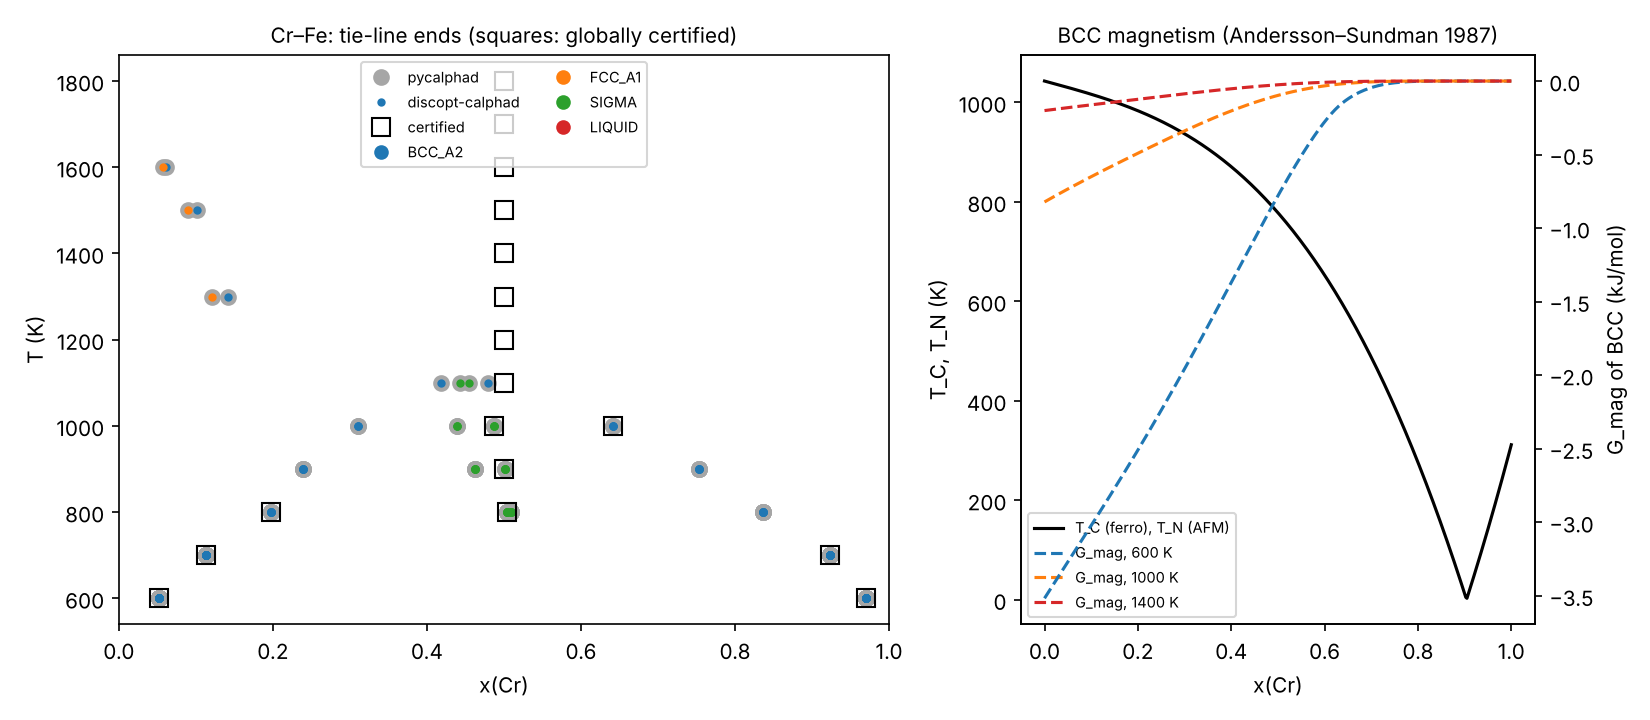

Write the Python code that produced this figure.
"""Cr–Fe with magnetic BCC: a certified phase diagram (issue #6).

The BCC phase of Cr–Fe carries the Inden–Hillert–Jarl magnetic term: Fe is
ferromagnetic (T_C = 1043 K, β = 2.22 μ_B) and Cr antiferromagnetic
(T_N = 311.5 K, entered as T_C = −311.5 and β = −0.008 with the BCC AFM factor −1).
The term shapes the diagram in three places. It produces the γ loop on the Fe
side. The low-temperature BCC miscibility gap pairs a ferromagnetic Fe-rich set
with an antiferromagnetic Cr-rich one. It also shifts the σ-phase boundaries.

The magnetic term is piecewise in the site fractions: in the signs of T_C and β,
and in whether T is above or below T_C(x). Pricing therefore splits each
magnetic phase into the branches an interval evaluation cannot rule out and
bounds each one globally. The certificates below cover the full model.

This script

1. maps the diagram on a T–x grid with local pricing (``certify="none"``);
2. certifies one point per temperature with global pricing (``res.certify()``);
3. maps the same grid with pycalphad, on the same database, and compares the
   phase boundaries;
4. plots the diagram next to the Curie/Néel temperature T_C(x) of BCC and its
   magnetic Gibbs energy.

References

- Database: ``crfenb_jacob``, the Cr–Fe–Nb TDB file by A. Jacob (2016). Its
  Cr–Fe BCC parameters, magnetic ones included, are from J.-O. Andersson and
  B. Sundman, *Thermodynamic properties of the Cr–Fe system*, Calphad 11 (1987)
  83–92. Its unary data are SGTE: A. T. Dinsdale, Calphad 15 (1991) 317–425.
- Magnetic model: G. Inden, Proc. CALPHAD V, Düsseldorf (1976) III.4; M. Hillert
  and M. Jarl, *A model for alloying effects in ferromagnetic metals*, Calphad 2
  (1978) 227–238.

Run with ``uv run python examples/crfe_magnetic.py``. It takes about 9 minutes
and writes examples/crfe_magnetic.png.
"""

import time
from collections import defaultdict
from pathlib import Path

import matplotlib.pyplot as plt
import numpy as np

from discopt.calphad import databases, equilibrium
from discopt.calphad.equilibrium.certificate import CertificateLevel
from discopt.calphad.models.magnetic import ihj
from discopt.calphad.ops import NUM

HERE = Path(__file__).parent
EL = ("CR", "FE")
TEMPS = np.arange(600.0, 1801.0, 100.0)
XS = np.linspace(0.02, 0.98, 25)  # x(Cr)
CERTIFY_X = 0.5

db = databases.load("crfenb_jacob")
models = db.phase_models(EL)
phases = list(models.values())
print("phases:", sorted(models), "| magnetic:", sorted(n for n, p in models.items() if getattr(p, "magnetic", None)))


def two_phase(sets):
    """(sorted phase names, sorted (name, x(Cr)) pairs) for a two-phase state, or None."""
    sets = sorted((n, round(float(x), 6)) for n, x in sets)
    return (tuple(n for n, _ in sets), sets) if len(sets) == 2 else None


def discopt_map():
    out, failed, results = defaultdict(list), 0, {}
    for T in TEMPS:
        for x in XS:
            r = equilibrium(phases, x=float(x), T=float(T), certify="none")
            results[(float(T), float(x))] = r
            if r.certificate.level < CertificateLevel.STABILITY_SEARCHED:
                failed += 1
                continue
            tp = two_phase([(cs.phase.name, cs.x[0]) for cs in r.composition_sets if cs.amount > 1e-8])
            if tp:
                out[(float(T), tp[0])].append(tp[1])
    return out, failed, results


def pycalphad_map():
    from pycalphad import Database
    from pycalphad import equilibrium as peq
    from pycalphad import variables as v

    pdb = Database(str(databases.fetch("crfenb_jacob")))
    out = defaultdict(list)
    for T in TEMPS:
        eq = peq(pdb, [*EL, "VA"], sorted(models), {v.X("CR"): XS, v.T: float(T), v.P: 101325, v.N: 1})
        ph, xs = eq.Phase.values.squeeze(), eq.X.values.squeeze()
        for i in range(len(XS)):
            tp = two_phase([(n, xs[i][k][0]) for k, n in enumerate(ph[i]) if n])
            if tp:
                out[(float(T), tp[0])].append(tp[1])
    return out


t = time.time()
ours, failed, results = discopt_map()
print(f"discopt-calphad map: {time.time() - t:.0f} s, {failed} of {len(TEMPS) * len(XS)} points failed")

print(f"\nglobal certificates at x(Cr) = {CERTIFY_X}:")
certified = []
t = time.time()
for T in TEMPS:
    x = XS[np.argmin(np.abs(XS - CERTIFY_X))]
    r = results[(float(T), float(x))]
    cert = r.certify()
    sets = ", ".join(f"{cs.phase.name} {float(cs.x[0]):.4f}" for cs in r.composition_sets)
    lbs = [lb for lb in cert.lower_bounds.values() if lb is not None]
    worst = f"{min(lbs):+.1e}" if lbs else "none"
    print(f"  {T:6.0f} K  {cert.level.name:24s} worst LB {worst}  [{sets}]")
    certified.append((float(T), [float(cs.x[0]) for cs in r.composition_sets], cert.level))
print(f"  ({time.time() - t:.0f} s)")

t = time.time()
ref = pycalphad_map()
print(f"\npycalphad map: {time.time() - t:.0f} s")

print("\nphase boundaries in both maps (mean over the tie-lines of a region at that T):")
diffs = []
for key in sorted(set(ours) & set(ref)):
    a = np.mean([[x for _, x in s] for s in ours[key]], axis=0)
    b = np.mean([[x for _, x in s] for s in ref[key]], axis=0)
    diffs.append(float(np.max(np.abs(a - b))))
    print(f"  {key[0]:6.0f} K {' + '.join(key[1]):18s} ours {a.round(3)}  pycalphad {b.round(3)}  |Δx| {diffs[-1]:.4f}")
print(f"largest boundary difference: {max(diffs):.4f} in x(Cr)")
print("regions only in discopt-calphad:", sorted({k for k in set(ours) - set(ref)}))
print("regions only in pycalphad:", sorted({k for k in set(ref) - set(ours)}))

# ------------------------------------------------------------------ figure
fig, (ax, axm) = plt.subplots(1, 2, figsize=(11, 4.8), gridspec_kw={"width_ratios": [3, 2]})
colors = {"BCC_A2": "C0", "FCC_A1": "C1", "SIGMA": "C2", "LIQUID": "C3"}
for tl, style, label in [(ref, dict(color="0.65", ms=7), "pycalphad"), (ours, dict(ms=3), "discopt-calphad")]:
    for (T, _), sets in tl.items():
        for s in sets:
            for name, x in s:
                kw = dict(style)
                kw.setdefault("color", colors.get(name, "k"))
                ax.plot([x], [T], "o", label=label, **kw)
                label = None
for T, xs, level in certified:
    ok = level >= CertificateLevel.CERTIFIED_TO_TOLERANCE
    ax.plot(xs, [T] * len(xs), "s", mfc="none", mec="k" if ok else "r", ms=9, label="certified" if T == TEMPS[0] else None)
for name, c in colors.items():
    ax.plot([], [], "o", color=c, label=name)
ax.set_xlabel("x(Cr)")
ax.set_ylabel("T (K)")
ax.set_xlim(0, 1)
ax.set_title("Cr–Fe: tie-line ends (squares: globally certified)", fontsize=10)
ax.legend(fontsize=7, loc="upper right", ncol=2)

bcc = models["BCC_A2"]
xg = np.linspace(0, 1, 401)
yv = [bcc.variables_from_site_fractions([{"CR": x, "FE": 1 - x}, {"VA": 1.0}]) for x in xg]
tc = np.array([bcc.curie_temperature(u, 300.0) for u in yv])
axm.plot(xg, np.where(tc > 0, tc, tc / bcc.magnetic.afm), "k-", label="T_C (ferro), T_N (AFM)")
axm.set_xlabel("x(Cr)")
axm.set_ylabel("T_C, T_N (K)")
axg = axm.twinx()
for T, c in ((600.0, "C0"), (1000.0, "C1"), (1400.0, "C3")):
    g = [
        float(ihj(bcc.magnetic, bcc.curie_temperature(u, T), bcc.magnetic_moment(u, T), T, NUM)) * 8.314462618 * T
        for u in yv
    ]
    axg.plot(xg, np.array(g) / 1000, "--", color=c, label=f"G_mag, {T:.0f} K")
axg.set_ylabel("G_mag of BCC (kJ/mol)")
axm.set_title("BCC magnetism (Andersson–Sundman 1987)", fontsize=10)
h1, l1 = axm.get_legend_handles_labels()
h2, l2 = axg.get_legend_handles_labels()
axm.legend(h1 + h2, l1 + l2, fontsize=7, loc="lower left")
fig.tight_layout()
fig.savefig(HERE / "crfe_magnetic.png", dpi=150)
print("wrote", HERE / "crfe_magnetic.png")
